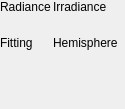
<?xml version="1.0" encoding="UTF-8"?>
<ui version="4.0">
 <class>VizDistrib</class>
 <widget class="QDockWidget" name="VizDistrib">
  <property name="geometry">
   <rect>
    <x>0</x>
    <y>0</y>
    <width>125</width>
    <height>109</height>
   </rect>
  </property>
  <property name="sizePolicy">
   <sizepolicy hsizetype="MinimumExpanding" vsizetype="MinimumExpanding">
    <horstretch>0</horstretch>
    <verstretch>0</verstretch>
   </sizepolicy>
  </property>
  <property name="contextMenuPolicy">
   <enum>Qt::CustomContextMenu</enum>
  </property>
  <property name="floating">
   <bool>true</bool>
  </property>
  <property name="windowTitle">
   <string>DockWidget</string>
  </property>
  <widget class="QWidget" name="dockWidgetContents">
   <property name="sizePolicy">
    <sizepolicy hsizetype="Minimum" vsizetype="Minimum">
     <horstretch>0</horstretch>
     <verstretch>0</verstretch>
    </sizepolicy>
   </property>
   <layout class="QGridLayout" name="gridLayout_2">
    <property name="leftMargin">
     <number>0</number>
    </property>
    <property name="topMargin">
     <number>0</number>
    </property>
    <property name="rightMargin">
     <number>0</number>
    </property>
    <property name="bottomMargin">
     <number>0</number>
    </property>
    <property name="spacing">
     <number>0</number>
    </property>
    <item row="0" column="0">
     <widget class="QWidget" name="widget" native="true">
      <property name="sizePolicy">
       <sizepolicy hsizetype="Minimum" vsizetype="Minimum">
        <horstretch>0</horstretch>
        <verstretch>0</verstretch>
       </sizepolicy>
      </property>
      <layout class="QGridLayout" name="gridLayout">
       <property name="leftMargin">
        <number>0</number>
       </property>
       <property name="topMargin">
        <number>0</number>
       </property>
       <property name="rightMargin">
        <number>0</number>
       </property>
       <property name="bottomMargin">
        <number>0</number>
       </property>
       <property name="spacing">
        <number>2</number>
       </property>
       <item row="1" column="0">
        <widget class="QFrame" name="frame">
         <property name="sizePolicy">
          <sizepolicy hsizetype="Minimum" vsizetype="Minimum">
           <horstretch>0</horstretch>
           <verstretch>0</verstretch>
          </sizepolicy>
         </property>
         <property name="frameShape">
          <enum>QFrame::NoFrame</enum>
         </property>
         <property name="frameShadow">
          <enum>QFrame::Raised</enum>
         </property>
         <layout class="QVBoxLayout" name="verticalLayout">
          <property name="leftMargin">
           <number>0</number>
          </property>
          <property name="topMargin">
           <number>0</number>
          </property>
          <property name="rightMargin">
           <number>0</number>
          </property>
          <property name="bottomMargin">
           <number>0</number>
          </property>
          <item>
           <widget class="QLabel" name="label">
            <property name="text">
             <string>Fitting</string>
            </property>
           </widget>
          </item>
          <item>
           <widget class="QLabel" name="FittingBox">
            <property name="text">
             <string/>
            </property>
           </widget>
          </item>
         </layout>
        </widget>
       </item>
       <item row="1" column="1">
        <widget class="QFrame" name="frame_4">
         <property name="sizePolicy">
          <sizepolicy hsizetype="Minimum" vsizetype="Minimum">
           <horstretch>0</horstretch>
           <verstretch>0</verstretch>
          </sizepolicy>
         </property>
         <property name="frameShape">
          <enum>QFrame::NoFrame</enum>
         </property>
         <property name="frameShadow">
          <enum>QFrame::Raised</enum>
         </property>
         <layout class="QVBoxLayout" name="verticalLayout_4">
          <property name="leftMargin">
           <number>0</number>
          </property>
          <property name="topMargin">
           <number>0</number>
          </property>
          <property name="rightMargin">
           <number>0</number>
          </property>
          <property name="bottomMargin">
           <number>0</number>
          </property>
          <item>
           <widget class="QLabel" name="label_4">
            <property name="text">
             <string>Hemisphere</string>
            </property>
           </widget>
          </item>
          <item>
           <widget class="QLabel" name="HemisphereBox">
            <property name="text">
             <string/>
            </property>
           </widget>
          </item>
         </layout>
        </widget>
       </item>
       <item row="0" column="0">
        <widget class="QFrame" name="frame_2">
         <property name="sizePolicy">
          <sizepolicy hsizetype="Minimum" vsizetype="Minimum">
           <horstretch>0</horstretch>
           <verstretch>0</verstretch>
          </sizepolicy>
         </property>
         <property name="frameShape">
          <enum>QFrame::NoFrame</enum>
         </property>
         <property name="frameShadow">
          <enum>QFrame::Raised</enum>
         </property>
         <layout class="QVBoxLayout" name="verticalLayout_2">
          <property name="leftMargin">
           <number>0</number>
          </property>
          <property name="topMargin">
           <number>0</number>
          </property>
          <property name="rightMargin">
           <number>0</number>
          </property>
          <property name="bottomMargin">
           <number>0</number>
          </property>
          <item>
           <widget class="QLabel" name="label_2">
            <property name="text">
             <string>Radiance</string>
            </property>
           </widget>
          </item>
          <item>
           <widget class="QLabel" name="RadianceBox">
            <property name="text">
             <string/>
            </property>
           </widget>
          </item>
         </layout>
        </widget>
       </item>
       <item row="0" column="1">
        <widget class="QFrame" name="frame_3">
         <property name="sizePolicy">
          <sizepolicy hsizetype="Minimum" vsizetype="Minimum">
           <horstretch>0</horstretch>
           <verstretch>0</verstretch>
          </sizepolicy>
         </property>
         <property name="frameShape">
          <enum>QFrame::NoFrame</enum>
         </property>
         <property name="frameShadow">
          <enum>QFrame::Raised</enum>
         </property>
         <layout class="QVBoxLayout" name="verticalLayout_3">
          <property name="leftMargin">
           <number>0</number>
          </property>
          <property name="topMargin">
           <number>0</number>
          </property>
          <property name="rightMargin">
           <number>0</number>
          </property>
          <property name="bottomMargin">
           <number>0</number>
          </property>
          <item>
           <widget class="QLabel" name="label_3">
            <property name="text">
             <string>Irradiance</string>
            </property>
           </widget>
          </item>
          <item>
           <widget class="QLabel" name="IrradianceBox">
            <property name="text">
             <string/>
            </property>
           </widget>
          </item>
         </layout>
        </widget>
       </item>
      </layout>
     </widget>
    </item>
    <item row="0" column="1">
     <spacer name="horizontalSpacer">
      <property name="orientation">
       <enum>Qt::Horizontal</enum>
      </property>
      <property name="sizeHint" stdset="0">
       <size>
        <width>0</width>
        <height>0</height>
       </size>
      </property>
     </spacer>
    </item>
    <item row="1" column="0">
     <spacer name="verticalSpacer">
      <property name="orientation">
       <enum>Qt::Vertical</enum>
      </property>
      <property name="sizeHint" stdset="0">
       <size>
        <width>0</width>
        <height>0</height>
       </size>
      </property>
     </spacer>
    </item>
   </layout>
  </widget>
 </widget>
 <resources/>
 <connections/>
</ui>
